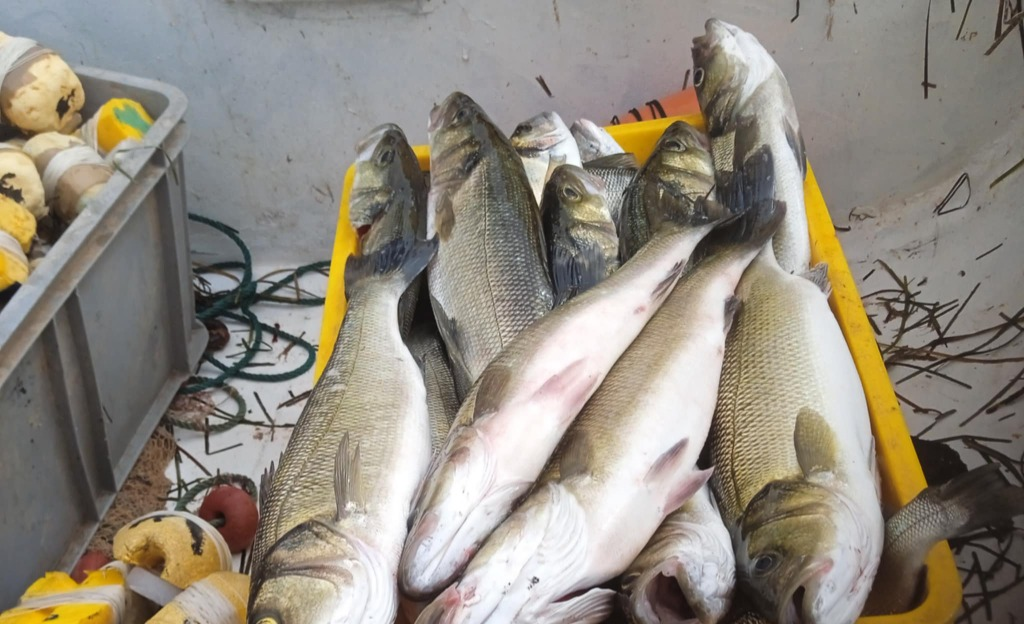
#> input picture Reel_LArtDeLaMer/image1.jpg, 1024 x 624 px, found by its file name; its folder holds only this picture in this run
$ python generate_antigravity.py
#> lines starting #> are read from the running program, lines starting #| are printed output that depends on the picture
import os
import cv2
import numpy as np
from moviepy.editor import VideoClip, concatenate_videoclips, AudioFileClip

PROJECT_DIR = r"d:/WordCup/Reel_LArtDeLaMer"
IMAGES = [os.path.join(PROJECT_DIR, f"image{i}.jpg") for i in range(1, 5)]
OUTPUT = os.path.join(PROJECT_DIR, "reel_antigravity.mp4")
WAVES_PATH = os.path.join(PROJECT_DIR, "waves.mp3")

W, H = 1080, 1920
FPS = 30
DURATION = 4

# Pre-generate droplet texture (Anti-Gravity effect)
# Create a tall canvas so we can scroll it upwards
DROPLET_H = H * 2
droplets = np.zeros((DROPLET_H, W, 3), dtype=np.uint8)
np.random.seed(42)  # For consistent droplets
for _ in range(400):
    x = np.random.randint(0, W)
    y = np.random.randint(0, DROPLET_H)
    r = np.random.randint(2, 9)
    # Cyan/white water drops
    color = (255, 240, 240) if np.random.rand() > 0.5 else (255, 255, 255)
    cv2.circle(droplets, (x, y), r, color, -1)
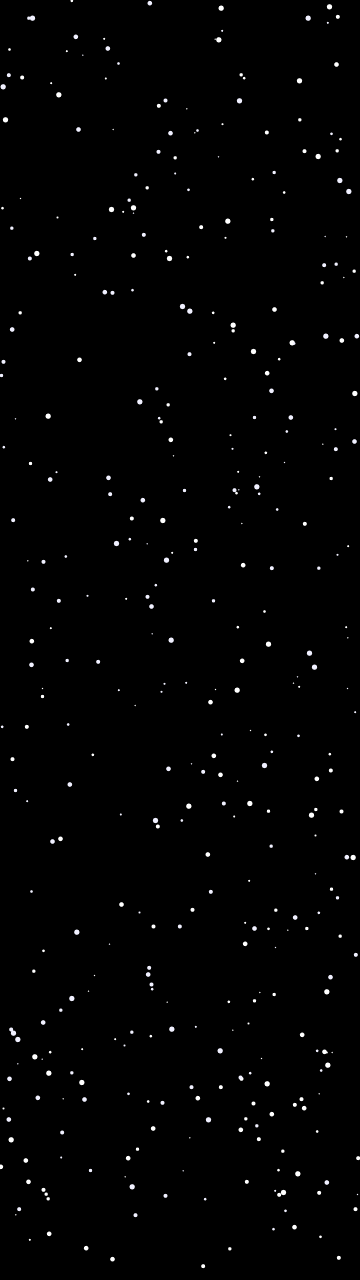
#> droplets: shape (3840, 1080, 3) (shown at 1/3 size); mean of channels 0, 1, 2 2.3, 2.2, 2.2; drawn as B, G, R
# Soften the drops to look like out-of-focus water
droplets = cv2.GaussianBlur(droplets, (7, 7), 0)

# Pre-generate luminous sun rays mask
rays = np.zeros((H, W, 3), dtype=np.float32)
center = (int(W * 0.8), int(H * 0.1))  # Top right sun origin
for angle in range(0, 360, 12):
    pt2 = (int(center[0] + 2000 * np.cos(np.radians(angle))),
           int(center[1] + 2000 * np.sin(np.radians(angle))))
    intensity = np.random.uniform(0.1, 0.5)
    # Sun rays are golden
    color = (intensity * 0.5, intensity * 0.8, intensity) # BGR (golden in RGB is low blue, high red/green)
    cv2.line(rays, center, pt2, color, np.random.randint(30, 80))
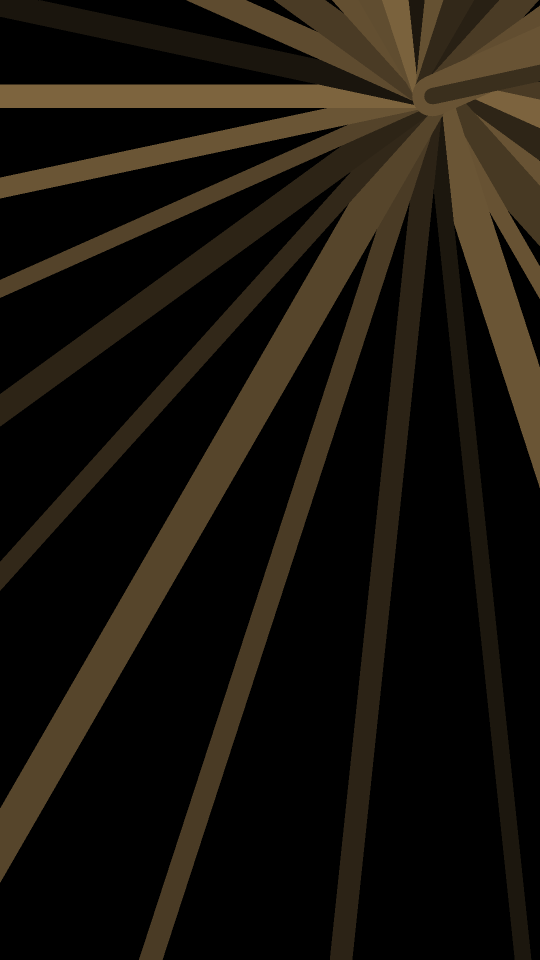
#> rays: shape (1920, 1080, 3) float32 (shown at 1/2 size); mean of channels 0, 1, 2 0.0498, 0.0795, 0.0997; drawn as B, G, R
rays = cv2.GaussianBlur(rays, (61, 61), 0)
rays = np.clip(rays * 255, 0, 255).astype(np.uint8)

def color_grade_blue_gold(img):
    # Deep blue sky, brilliant gold light
    hsv = cv2.cvtColor(img, cv2.COLOR_RGB2HSV).astype(np.float32)
    hsv[..., 1] = np.clip(hsv[..., 1] * 1.25, 0, 255) # Saturation boost
    img = cv2.cvtColor(hsv.astype(np.uint8), cv2.COLOR_HSV2RGB).astype(np.float32)

    # Enhance blues
    img[:, :, 2] = np.clip(img[:, :, 2] * 1.15, 0, 255)
    # Warm up highlights slightly
    img[:, :, 0] = np.clip(img[:, :, 0] * 1.05, 0, 255)

    # Add a global contrast lift
    img = cv2.convertScaleAbs(img.astype(np.uint8), alpha=1.1, beta=10)
    return img

def make_antigravity_clip(img_path):
#> called with img_path = 'd:/WordCup/Reel_LArtDeLaMer/image1.jpg'
    img = cv2.imread(img_path)
#> img is the input picture: shape (624, 1024, 3); mean B, G, R 127.3, 138.5, 145.3
    img = cv2.cvtColor(img, cv2.COLOR_BGR2RGB)

    # Scale image so we have extra vertical space to pan upwards
    # We need width=1080 minimum, height=1920 + 300 extra for pan
    target_w = W
    target_h = H + 400

    h_orig, w_orig = img.shape[:2]
#> h_orig = 624; w_orig = 1024
    scale = max(target_w / w_orig, target_h / h_orig)
#> scale = 3.72
    new_w = int(w_orig * scale)
#> new_w = 3807
    new_h = int(h_orig * scale)
#> new_h = 2320
    img = cv2.resize(img, (new_w, new_h), interpolation=cv2.INTER_LANCZOS4)
#> img: shape (2320, 3807, 3)
    img = color_grade_blue_gold(img)
#> in color_grade_blue_gold, `hsv = cv2.cvtColor(img, cv2.COLOR_RGB2HSV).astype(np.float32)`:
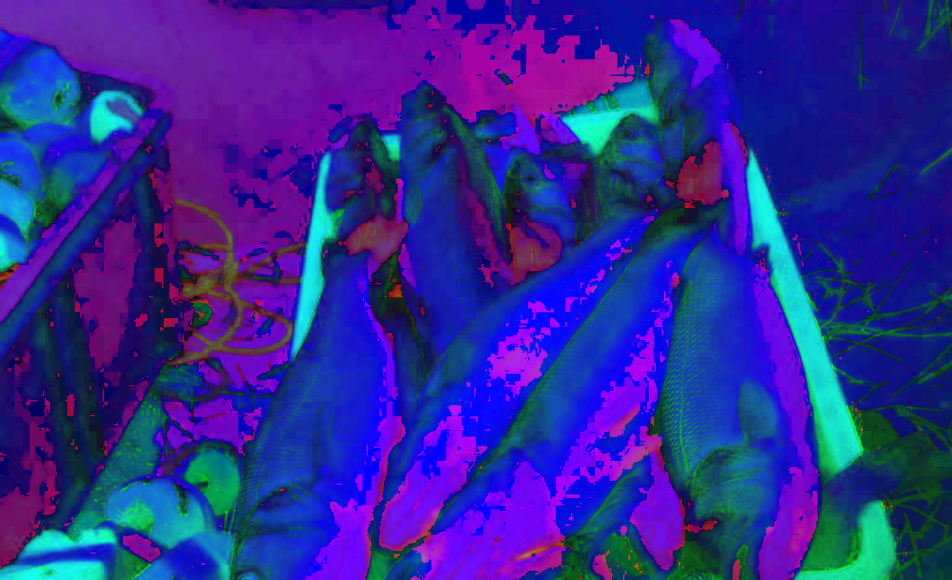
#> hsv: shape (2320, 3807, 3) float32 (shown at 1/4 size); mean R, G, B 47.2, 39.9, 149
#> in color_grade_blue_gold, `hsv[..., 1] = np.clip(hsv[..., 1] * 1.25, 0, 255)`:
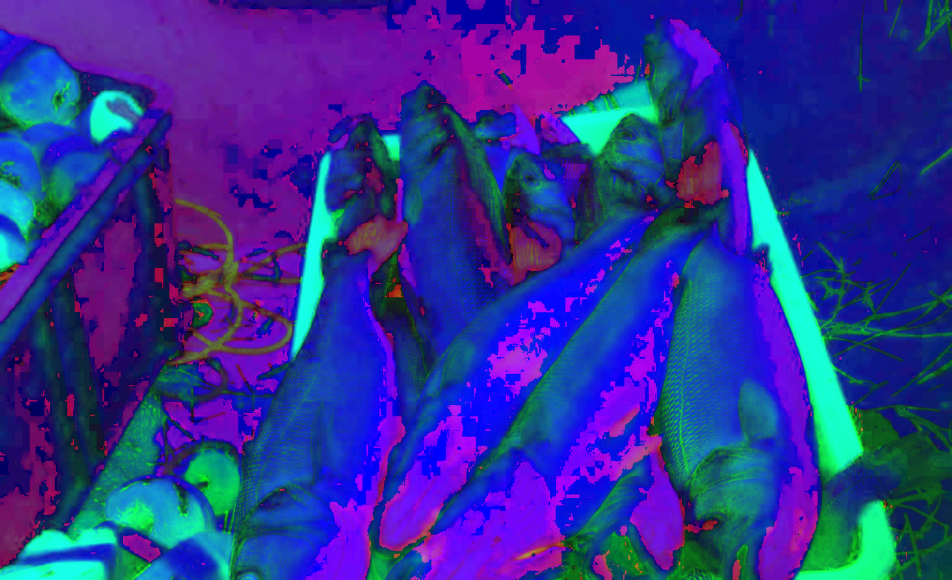
#> hsv: shape (2320, 3807, 3) float32 (shown at 1/4 size); mean R, G, B 47.2, 49.2, 149
#> in color_grade_blue_gold, `img[:, :, 2] = np.clip(img[:, :, 2] * 1.15, 0, 255)`:
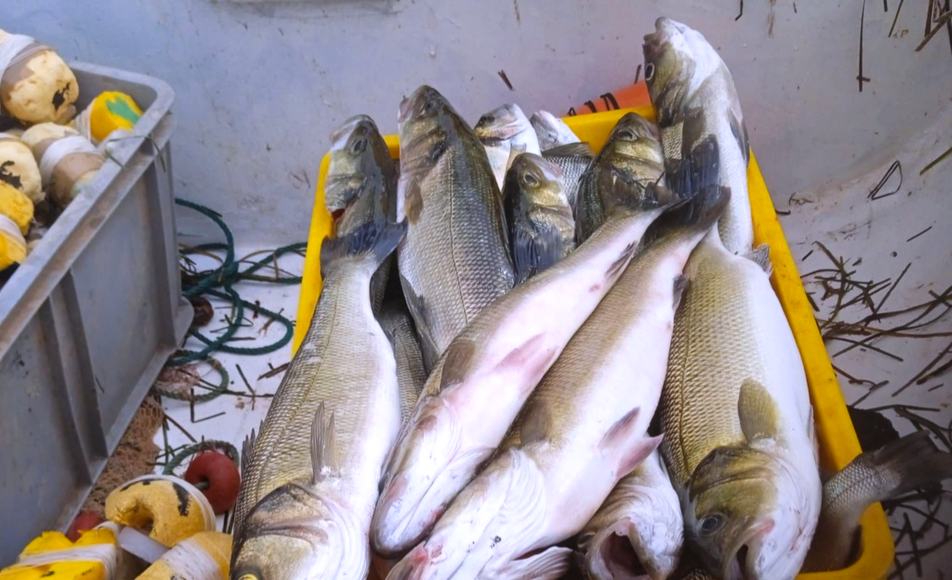
#> img: shape (2320, 3807, 3) float32 (shown at 1/4 size); mean R, G, B 146.1, 136.6, 139.5
#> in color_grade_blue_gold, `img = cv2.convertScaleAbs(img.astype(np.uint8), alpha=1.1, beta=10)`:
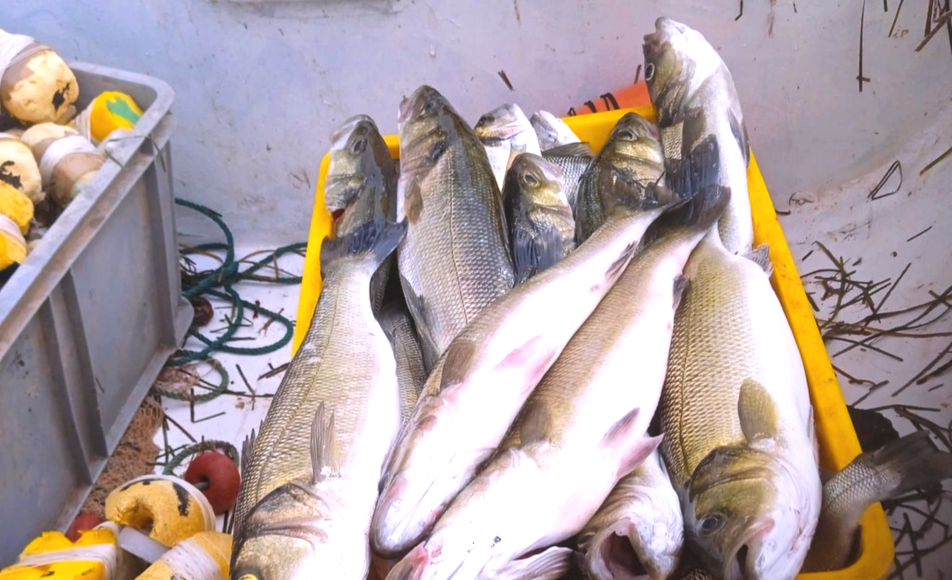
#> img: shape (2320, 3807, 3) (shown at 1/4 size); mean R, G, B 173.3, 158.4, 159.1

    # Crop horizontally to center
    start_x = (new_w - W) // 2
#> start_x = 1363
    img = img[:, start_x:start_x+W]
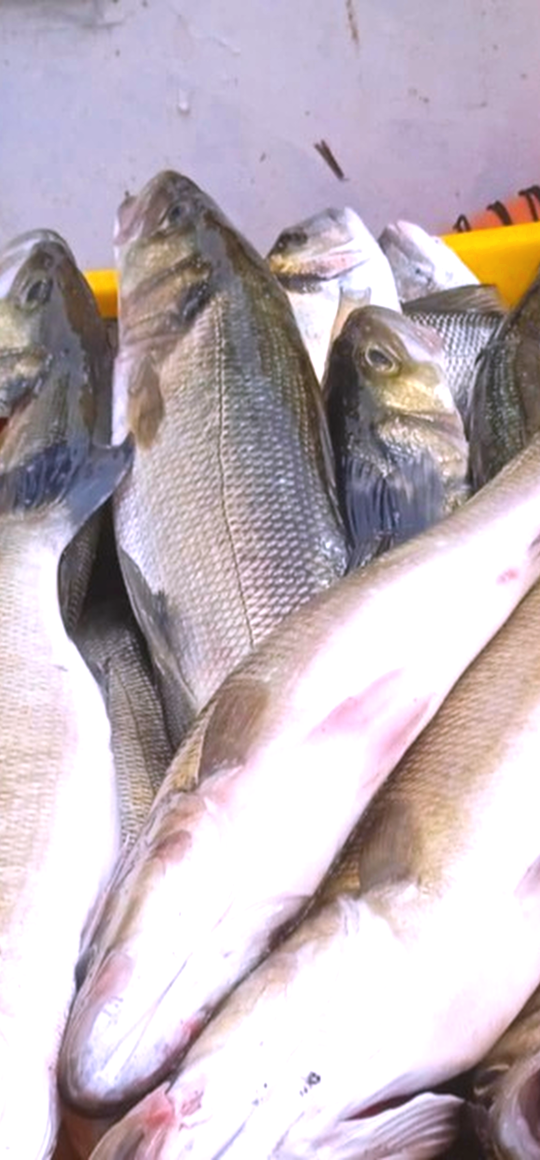
#> img: shape (2320, 1080, 3) (shown at 1/2 size); mean R, G, B 192.7, 180, 187.1

    def make_frame(t):
        # 1. Camera vertical pan (bottom to top simulates lift/anti-gravity)
        progress = t / DURATION
        y_offset = int((new_h - H) * (1 - progress))
        frame = img[y_offset:y_offset+H, :].copy()

        # 2. Add luminous sun rays (fixed over camera)
        frame = cv2.addWeighted(frame, 1.0, rays, 0.6, 0)

        # 3. Add anti-gravity droplets (scroll upwards very fast)
        # speed = 250 pixels per second
        scroll = int(250 * t) % (DROPLET_H - H)
        drop_y_start = (DROPLET_H - H) - scroll
        drop_frame = droplets[drop_y_start:drop_y_start+H, :]

        # Additive blend for water droplets
        frame = cv2.addWeighted(frame, 1.0, drop_frame, 0.7, 0)

        return frame

    return VideoClip(make_frame, duration=DURATION)

clips = []
for p in IMAGES:
    clips.append(make_antigravity_clip(p))
#> (the call stopped at in make_antigravity_clip, `return VideoClip(make_frame, duration=DURATION)`: moviepy is not available in this run)
#> (the run stopped early here; a loop or call above may not have finished)
